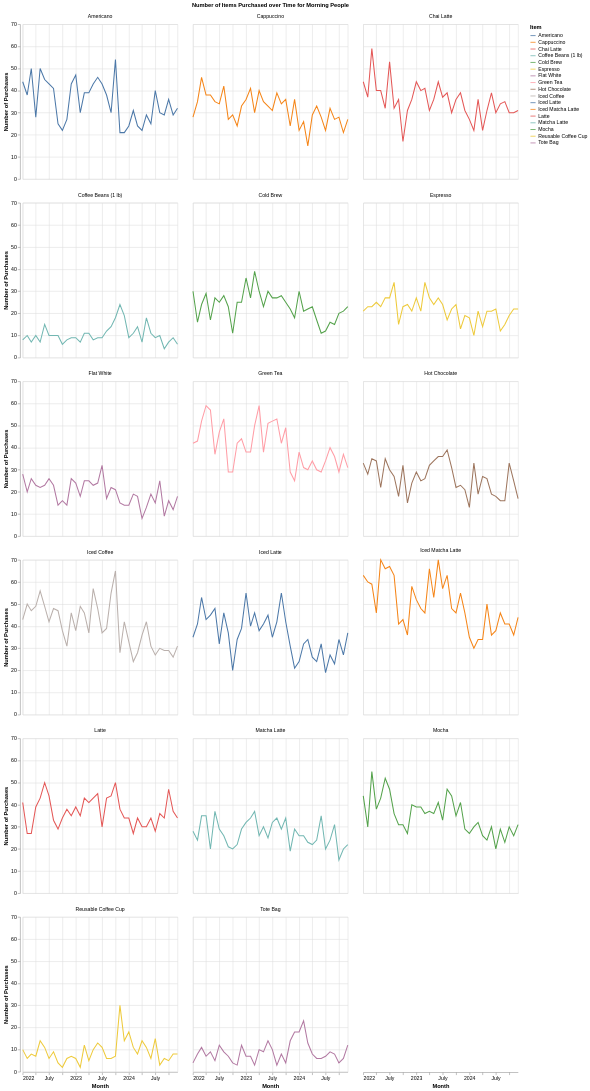

Notebook code for this chart:
### Code cell
morningPerson["date"] = pd.to_datetime(morningPerson["date"])

morningPerson["year_month"] = morningPerson["date"].dt.strftime('%B %Y')

morning_monthly = morningPerson.drop(columns=["index", "date", "time", "transaction_type", "own_cup", "surcharge", "customer_id"])

morning_monthly = morning_monthly.groupby(['item_name', 'year_month']).size().reset_index(name='purchases')

morning_monthly['year_month'] = pd.to_datetime(morning_monthly['year_month'], format='%B %Y')

morning_monthly = morning_monthly.sort_values(by='year_month')

morning_monthly_graph = alt.Chart(morning_monthly).mark_line().encode(
    x = alt.X("year_month").title("Month"),
    y = alt.Y("purchases").title("Number of Purchases"),
    color = alt.Color("item_name").title("Item")
).facet(
    facet = alt.Facet("item_name").title("Number of Items Purchased over Time for Morning People"),
    columns = 3
)

morning_monthly_graph

### Figure 1 — Vega specification as saved in the notebook (floating-point values rounded to 4 significant figures; data arrays with more than 128 entries replaced by an {"elided": "..."} marker saying what was removed)
{"$schema": "https://vega.github.io/schema/vega/v6.json", "data": [{"name": "source_0", "values": {"elided": "612 records"}, "transform": [{"type": "formula", "expr": "toDate(datum['year_month'])", "as": "year_month"}]}, {"name": "facet_domain", "values": [{"item_name": "Cappuccino", "count": 36}, {"item_name": "Iced Matcha Latte", "count": 36}, {"item_name": "Flat White", "count": 36}, {"item_name": "Iced Coffee", "count": 36}, {"item_name": "Americano", "count": 36}, {"item_name": "Cold Brew", "count": 36}, {"item_name": "Green Tea", "count": 36}, {"item_name": "Iced Latte", "count": 36}, {"item_name": "Latte", "count": 36}, {"item_name": "Hot Chocolate", "count": 36}, {"item_name": "Tote Bag", "count": 36}, {"item_name": "Matcha Latte", "count": 36}, {"item_name": "Chai Latte", "count": 36}, {"item_name": "Mocha", "count": 36}, {"item_name": "Reusable Coffee Cup", "count": 36}, {"item_name": "Coffee Beans (1 lb)", "count": 36}, {"item_name": "Espresso", "count": 36}]}, {"name": "facet_domain_row", "values": [{"data": 0.0}, {"data": 1.0}, {"data": 2.0}, {"data": 3.0}, {"data": 4.0}, {"data": 5.0}]}, {"name": "facet_domain_column", "transform": [{"type": "sequence", "start": 0.0, "stop": {"signal": "min(length(data(\"facet_domain\")), 3)"}}]}, {"name": "source_0_y_domain_purchases", "values": [{"min": 2, "max": 70}]}, {"name": "source_0_color_domain_item_name", "values": [{"item_name": "Cappuccino"}, {"item_name": "Iced Matcha Latte"}, {"item_name": "Flat White"}, {"item_name": "Iced Coffee"}, {"item_name": "Americano"}, {"item_name": "Cold Brew"}, {"item_name": "Green Tea"}, {"item_name": "Iced Latte"}, {"item_name": "Latte"}, {"item_name": "Hot Chocolate"}, {"item_name": "Tote Bag"}, {"item_name": "Matcha Latte"}, {"item_name": "Chai Latte"}, {"item_name": "Mocha"}, {"item_name": "Reusable Coffee Cup"}, {"item_name": "Coffee Beans (1 lb)"}, {"item_name": "Espresso"}]}], "signals": [{"name": "child_width", "value": 300}, {"name": "child_height", "value": 300}], "marks": [{"type": "group", "name": "facet-title", "title": {"text": "Number of Items Purchased over Time for Morning People", "offset": 10, "style": "guide-title"}, "role": "column-title"}, {"type": "group", "name": "row_header", "from": {"data": "facet_domain_row"}, "encode": {"update": {"height": {"signal": "child_height"}}}, "axes": [{"scale": "y", "grid": false, "orient": "left", "tickCount": {"signal": "ceil(child_height/40)"}, "title": "Number of Purchases", "labelOverlap": true, "zindex": 0}], "role": "row-header"}, {"type": "group", "name": "column_footer", "from": {"data": "facet_domain_column"}, "encode": {"update": {"width": {"signal": "child_width"}}}, "axes": [{"scale": "x", "title": "Month", "zindex": 0, "orient": "bottom", "labelOverlap": true, "tickCount": {"signal": "ceil(child_width/40)"}, "grid": false, "labelFlush": true}], "role": "column-footer"}, {"type": "group", "name": "cell", "from": {"facet": {"data": "source_0", "name": "facet", "groupby": ["item_name"]}}, "sort": {"field": ["datum[\"item_name\"]"], "order": ["ascending"]}, "encode": {"update": {"width": {"signal": "child_width"}, "height": {"signal": "child_height"}}}, "marks": [{"type": "group", "name": "child_pathgroup", "from": {"facet": {"data": "facet", "name": "faceted_path_child_main", "groupby": ["item_name"]}}, "encode": {"update": {"height": {"field": {"signal": null, "datum": null, "group": "height", "parent": null}}, "width": {"field": {"signal": null, "datum": null, "group": "width", "parent": null}}}}, "marks": [{"type": "line", "name": "child_marks", "from": {"data": "faceted_path_child_main"}, "sort": {"field": "x"}, "encode": {"update": {"x": {"field": "year_month", "scale": "x"}, "y": {"field": "purchases", "scale": "y"}, "stroke": {"field": "item_name", "scale": "color"}, "defined": {"signal": "isValid(datum[\"year_month\"]) && isFinite(+datum[\"year_month\"]) && isValid(datum[\"purchases\"]) && isFinite(+datum[\"purchases\"])"}}}, "style": ["line"]}]}], "axes": [{"scale": "x", "gridScale": "y", "domain": false, "orient": "bottom", "tickCount": {"signal": "ceil(child_width/40)"}, "grid": true, "labels": false, "aria": false, "minExtent": 0, "zindex": 0, "maxExtent": 0, "ticks": false}, {"scale": "y", "orient": "left", "ticks": false, "minExtent": 0, "domain": false, "labels": false, "aria": false, "gridScale": "x", "tickCount": {"signal": "ceil(child_height/40)"}, "maxExtent": 0, "zindex": 0, "grid": true}], "title": {"text": {"signal": "isValid(parent[\"item_name\"]) ? parent[\"item_name\"] : \"\"+parent[\"item_name\"]"}, "frame": "group", "offset": 10, "style": "guide-label"}, "style": "cell"}], "scales": [{"name": "x", "type": "time", "domain": {"data": "source_0", "field": "year_month"}, "range": [0, {"signal": "child_width"}]}, {"name": "y", "type": "linear", "domain": [{"signal": "(data(\"source_0_y_domain_purchases\")[0] || {}).min"}, {"signal": "(data(\"source_0_y_domain_purchases\")[0] || {}).max"}], "range": [{"signal": "child_height"}, 0], "zero": true, "nice": true}, {"name": "color", "type": "ordinal", "domain": {"data": "source_0_color_domain_item_name", "field": "item_name", "sort": true}, "range": "category"}], "layout": {"padding": 20, "bounds": "full", "align": "all", "columns": 3}, "background": "white", "legends": [{"title": "Item", "stroke": "color", "symbolType": "stroke"}], "padding": 5}
